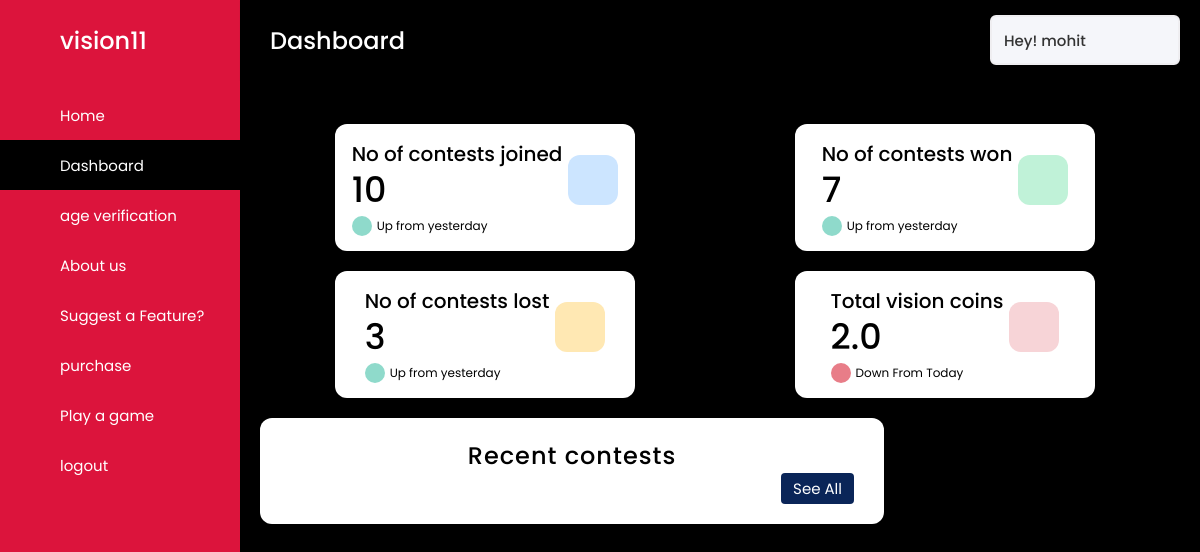
/dashboard (signed in), run on an earlier commit of the app's database.
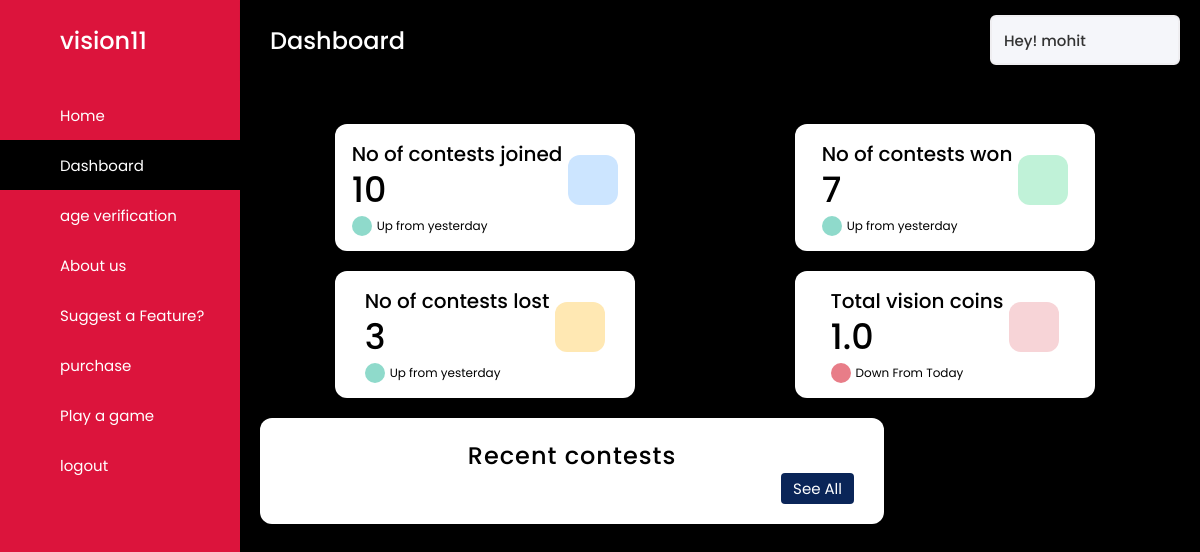
And on a later commit of the database.
### usermanagerAPP/models.py (models this page shows, shortened)
class User1(AbstractUser):
    first_name = models.CharField(
        max_length=20
    )
    last_name = models.CharField(
        max_length=20
    )
    username = models.CharField(
        max_length=20,
        unique=True
    )
    age = models.IntegerField(
        null=True,
        blank=True
    )
    email = models.EmailField(
        max_length=50
    )
    vision_credits = models.FloatField(
        default=0
    )
    currency_type = models.CharField(
        choices=Currency_Choices,
        default=Choices.VISION_CANDIES,
        max_length=50
    )
    gender_type = models.CharField(
        choices=Gender_Choices,
        null=True,
        max_length=10
    )
    country = models.CharField(
        max_length=50
    )
    adult = models.BooleanField(
        'Adult_status',
        default=False
    )
    staff = models.BooleanField(
        'Staff_status',
        default=False
    )
    superuser = models.BooleanField(
        'super_user_status',
        default=False
    )
    aadhar_image = models.FileField(
        upload_to='others',
        null=True,
        blank=True
    )
    objects = UserManager()

### mainAPP/views.py (the view)
# urls.py: path('dashboard',views.RenderDashboard),
@login_required(login_url='/accounts/login')
def RenderDashboard(request):
    return render(request, 'dashboard.html')

### templates/dashboard.html (shortened to what this page needs)
{% load static %}
{% load static %}
{% block content %}
<!DOCTYPE html>
<html lang="en">
<head>
  <link rel="stylesheet" href="{% static 'css/plans.css' %}">
  <link rel="stylesheet" href="{% static 'css/dashboard.css' %}">
</head>
  <body>
    <div class="sidebar" id="sidebar-dashboard">
      <div class="logo-details">
        <span class="logo_name">vision11</span>
      </div>
      <ul class="nav-links">
        <li>
          <a href="/">
            <span class="links_name">Home</span>
          </a>
        </li>
        <li>
          <a href="#" class="active" id="basedash">
            <span class="links_name">Dashboard</span>
          </a>
        </li>
        <li>
          <a href="#ageverification" id="ageverdash">
            <span class="links_name">age verification</span>
          </a>
        </li>
        <li>
          <a href="#aboutus" id="absdash">
            <span class="links_name">About us</span>
          </a>
        </li>
        <li>
          <a href="#suggestafeature" id="hefedash">
            <span class="links_name">Suggest a Feature?</span>
          </a>
        </li>
        <li>
          <a href="#purchase" id="purchase">
            <span class="links_name">purchase</span>
          </a>
        </li>
        <li>
          <a href="/play">
            <span class="links_name">Play a game</span>
          </a>
        </li>
        <li>
          <a href="/accounts/logout">
            <span class="links_name">logout</span>
          </a>
        </li>
      </ul>
    </div>
    <section class="home-section">
      <nav>
        <div class="sidebar-button">
          <span class="dashboard" style="color: white;">Dashboard</span>
        </div>
        <div class="profile-details">
          <span class="admin_name">Hey! {{user.username}}</span>
        </div>
      </nav>
      <div class="home-content" id="base-dashboard">
        <div class="overview-boxes">
          <div class="box">
            <div class="right-side">
              <div class="box-topic">No of contests joined</div>
              <div class="number">10</div>
              <div class="indicator">
                <i class='bx bx-up-arrow-alt'></i>
                <span class="text">Up from yesterday</span>
              </div>
            </div>
            <i class='bx bx-cart-alt cart'></i>
          </div>
          <div class="box">
            <div class="right-side">
              <div class="box-topic">No of contests won</div>
              <div class="number">7</div>
              <div class="indicator">
                <i class='bx bx-up-arrow-alt'></i>
                <span class="text">Up from yesterday</span>
              </div>
            </div>
            <i class='bx bxs-cart-add cart two'></i>
          </div>
          <div class="box">
            <div class="right-side">
              <div class="box-topic">No of contests lost</div>
              <div class="number">3</div>
              <div class="indicator">
                <i class='bx bx-up-arrow-alt'></i>
                <span class="text">Up from yesterday</span>
              </div>
            </div>
            <i class='bx bx-cart cart three'></i>
          </div>
          <div class="box">
            <div class="right-side">
              <div class="box-topic">Total {{user.currency_type}}</div>
              <div class="number">{{user.vision_credits}}</div>
              <div class="indicator">
                <i class='bx bx-down-arrow-alt down'></i>
                <span class="text">Down From Today</span>
              </div>
            </div>
            <i class='bx bxs-cart-download cart four'></i>
          </div>
        </div>
        <div class="sales-boxes">
          <div class="recent-sales box">
            <div class="title">Recent contests</div>
            <div class="button">
              <a href="#">See All</a>
            </div>
          </div>
        </div>
      </div>
    </section>
  </body>
</html>
{% endblock %}

What changed in the data, as far as the page shows it:
changed User1 "vision coins": vision_credits "2.0" → "1.0"
